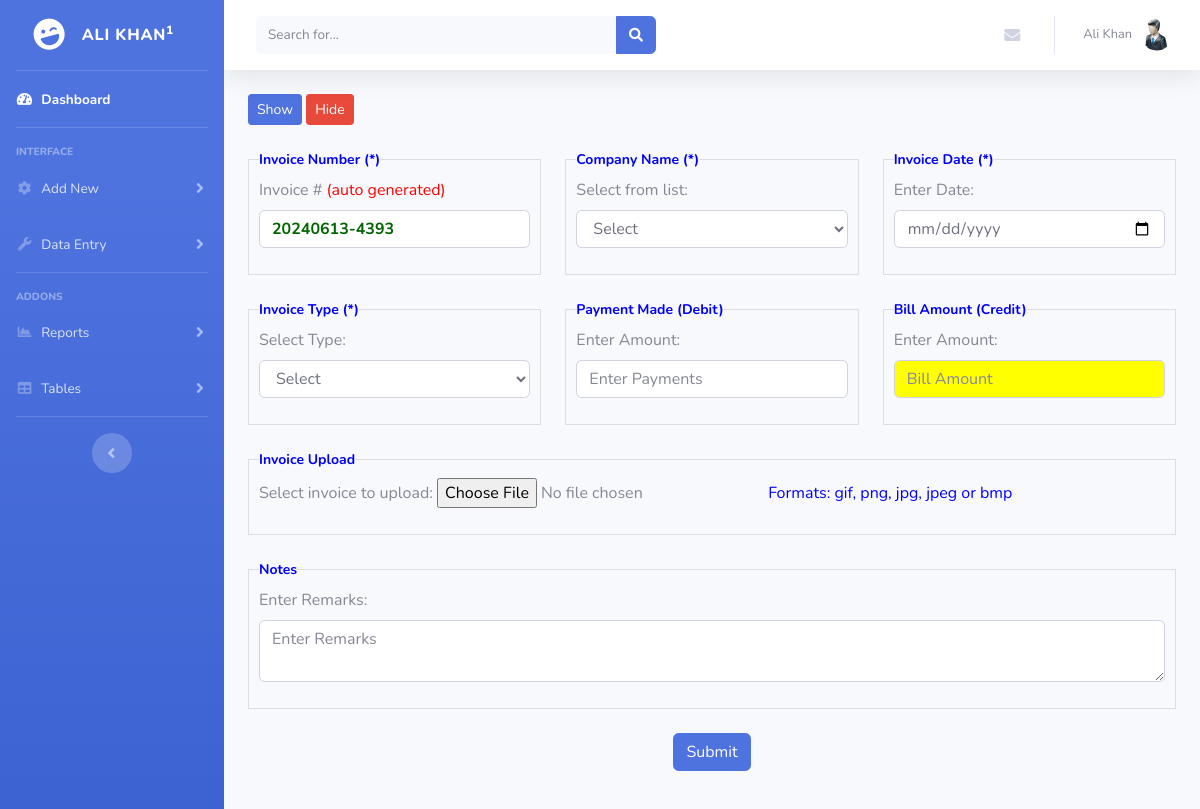
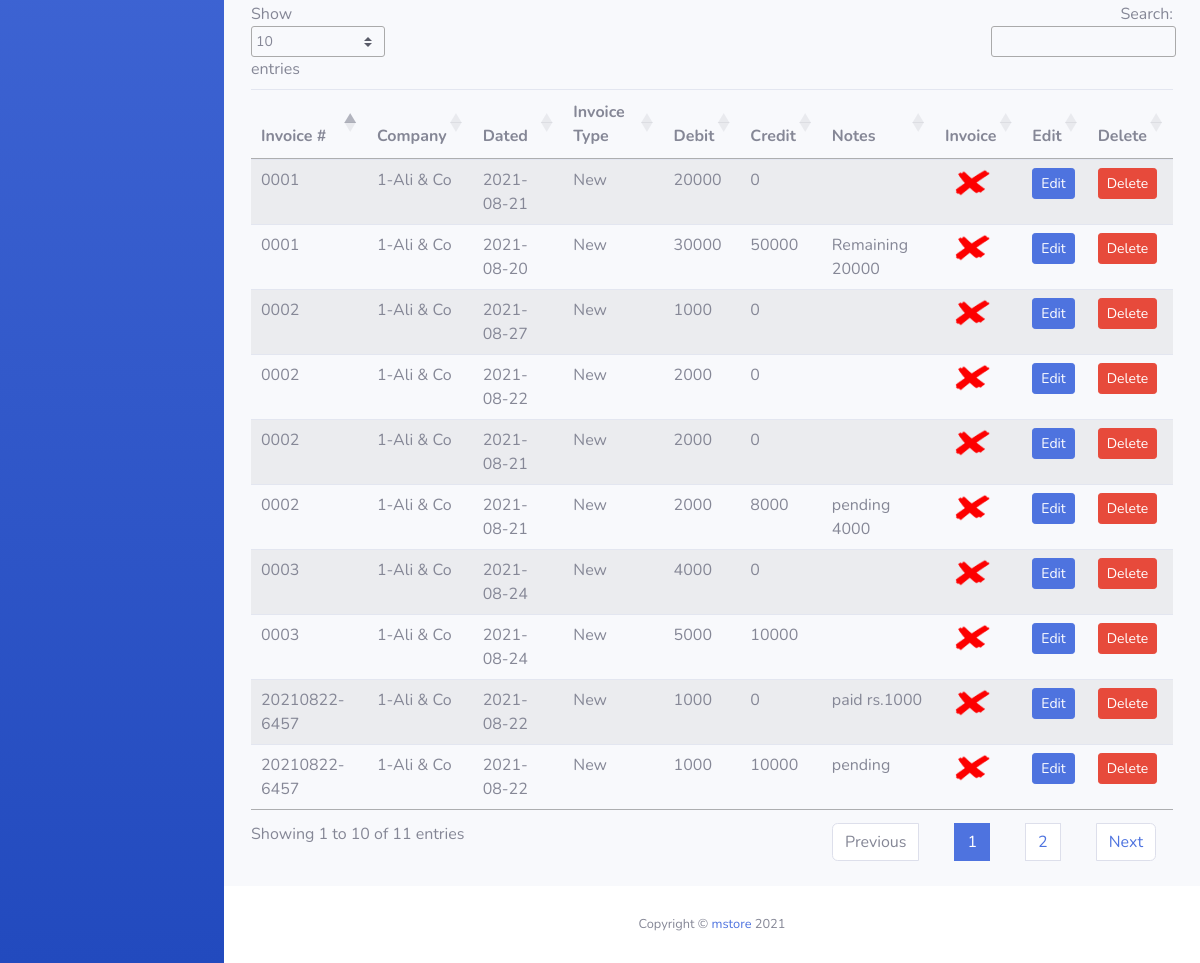
Screenshot of /invoices.php (signed in) with the database file from the repository (2 pictures, top to bottom).
### tables this page shows
CREATE TABLE `users` (
  `id` int(11) NOT NULL,
  `username` varchar(255) NOT NULL,
  `password` varchar(255) NOT NULL,
  `firstname` varchar(25) NOT NULL,
  `lastname` varchar(25) NOT NULL,
  `ucompany` varchar(50) NOT NULL,
  `role` varchar(10) NOT NULL,
  `status` int(11) NOT NULL DEFAULT '1'
);

CREATE TABLE `invoices` (
  `id` int(11) NOT NULL,
  `invoice_no` varchar(25) NOT NULL,
  `company_id` int(11) NOT NULL,
  `dated` date NOT NULL,
  `invoice_type` varchar(10) NOT NULL,
  `debit` int(11) NOT NULL,
  `credit` int(11) NOT NULL,
  `file` varchar(255) NOT NULL,
  `notes` varchar(255) NOT NULL,
  `user_id` int(11) NOT NULL
);

CREATE TABLE `companies` (
  `id` int(11) NOT NULL,
  `company_name` varchar(255) NOT NULL,
  `mobile` varchar(20) NOT NULL,
  `email` varchar(50) NOT NULL,
  `address` varchar(255) NOT NULL,
  `status` int(11) NOT NULL DEFAULT '1',
  `user_id` int(11) NOT NULL
);

### invoices.php (the view, shortened to what this page needs)
<?php include('header.php');
?>
<div class="container">
		<button id="show" class="btn btn-primary btn-sm">Show</button>
		<button id="hide" class="btn btn-danger btn-sm">Hide</button>
		<br><br>
		<span id="showhide">
 		<form method="POST" action="insertinvoice.php" enctype="multipart/form-data">
 		<div class="row">
 			<div class="col-4">
 				<fieldset class="scheduler-border">
    				<legend class="scheduler-border" style="color:blue;">Invoice Number (*)</legend>
    				<div class="form-group">
				    <label for="invoice_no">Invoice # <span style="color:red;"> (auto generated) </span></label>
				    <?php
				    $number=date('Ymd').'-'.rand(1,9999);
				    ?>
				    <input type="text" style="color:darkgreen; font-weight: bold;" class="form-control" onBlur="checkAvailability()" value="<?php echo $number; ?>" name="invoice_no" id="invoice_no">
				  </div>
    			</fieldset>
 			</div>
 			<div class="col-4">
 				<fieldset class="scheduler-border">
    				<legend class="scheduler-border" style="color:blue;">Company Name (*)</legend>
				  <?php
				  $user_id=$_SESSION['id'];
		    						$resultcust = mysqli_query($conn,$custquery);?>
									  <div class="form-group">
					  <label for="company_id">Select from list:</label>
					  <select class="form-control" id="company_id" name="company_id">
					    <option disabled selected="">Select</option>
					    </select>
					</div>
    			</fieldset>
 			</div>
 			<div class="col-4">
 				<fieldset class="scheduler-border">
    				<legend class="scheduler-border" style="color:blue;">Invoice Date (*)</legend>
    				<div class="form-group">
				    <label for="dated">Enter Date:</label>
				    <input type="date" class="form-control" placeholder="Enter Date" name="dated" id="dated">
				  </div>
    			</fieldset>
 			</div>
 		</div></br>
 		<div class="row">
 			<div class="col-4">
 				<fieldset class="scheduler-border">
    				<legend class="scheduler-border" style="color:blue;">Invoice Type (*)</legend>
    				<div class="form-group">
				    <label for="invoice_type">Select Type:</label>
				    <select class="form-control" id="invoice_type" name="invoice_type">
					<option disabled selected="">Select</option>
                    </select>
				  </div>
    			</fieldset>
 			</div>
 			<div class="col-4">
 				<fieldset class="scheduler-border">
    				<legend class="scheduler-border" style="color:blue;">Payment Made (Debit)</legend>
    				<div class="form-group">
				    <label for="debit">Enter Amount:</label>
				    <input type="text" class="form-control" placeholder="Enter Payments" name="debit" id="debit">
				  </div>
    			</fieldset>
 			</div>
 			<div class="col-4">
 				<fieldset class="scheduler-border">
    				<legend class="scheduler-border" style="color:blue;">Bill Amount (Credit)</legend>
    				<div class="form-group">
				    <label for="credit">Enter Amount:</label>
				    <input type="text" style="background-color: yellow;" class="form-control" placeholder="Bill Amount" name="credit" id="credit">
				  </div>
    			</fieldset>
 			</div>
 		</div><br>
 		<div class="row">
 			<div class="col-12">
 			<fieldset class="scheduler-border">
    				<legend class="scheduler-border" style="color:blue;">Invoice Upload</legend>
    				<div class="form-group">
				    Select invoice to upload:
					  <input type="file" name="file" id="file">
					  <span style="color:blue;">Formats: gif, png, jpg, jpeg or bmp</span>
				  </div>
    		</fieldset>
    		</div>
 		</div><br>
 		<div class="row">
 			<div class="col-12">
 			<fieldset class="scheduler-border">
    				<legend class="scheduler-border" style="color:blue;">Notes</legend>
    				<div class="form-group">
				    <label for="notes">Enter Remarks:</label>
				    <textarea class="form-control" placeholder="Enter Remarks" name="notes" id="notes"></textarea>
				  </div>
    		</fieldset>
    		</div>
 		</div>
 		</br><p align="center">
 		<button type="submit" name="submit" class="btn btn-primary">Submit</button></p>
 		</form></span>
 	<br>
	 	<div class="row">
	 		<div class="table-responsive" style="padding-right: 15px; padding-left: 15px;">
	 			<table class="table table-striped" id="dataTable" style="width:100%;">
			    <thead>
			      <tr>
			        <th>Invoice #</th>
			        <th>Company</th>
			        <th>Dated</th>
			        <th>Invoice Type</th>
			        <th>Debit</th>
			        <th>Credit</th>
			        <th>Notes</th>
			        <th>Invoice</th>
			        <th>Edit</th>
			        <th>Delete</th>
			      </tr>
			    </thead>
			    <tbody>
			         <?php
			         				$query = "SELECT * from companies INNER JOIN invoices ON invoices.company_id= companies.id WHERE invoices.user_id=companies.user_id AND invoices.user_id=$user_id ORDER BY invoices.id DESC";
		    						$result = mysqli_query($conn,$query) or die( mysqli_error($conn));
                                    while($row=mysqli_fetch_assoc($result))
                                    {
                                        $invoice_no = $row['invoice_no'];
                                        $company_id = $row['company_id'];
                                        $dated = $row['dated'];
                                        $invoice_type = $row['invoice_type'];
                                        $debit = $row['debit'];
                                        $credit = $row['credit'];
                                        $notes = $row['notes'];
                                        $file = $row['file'];
                                        $id = $row['id'];
                                        $name = $row['company_name'];
                            		?>
                                    <tr>
                                        <td><?php echo $invoice_no ?></td>
                                        <td><?php echo $company_id .'-'.$name ?></td>
                                        <td><?php echo $dated ?></td>
                                        <td><?php echo $invoice_type ?></td>
                                        <td><?php echo $debit ?></td>
                                        <td><?php echo $credit ?></td>
                                        <td><?php echo $notes ?></td>
                                        <td>
                                        	<img  src="<?php echo $file ?>" style="width:50px; height:30px;" onClick="window.open(this.src)">
                            			 </td>
                                        <td><a href="edit.php?edit=<?php echo $id; ?>"><span class="btn btn-primary btn-sm">Edit</span></a></td>
                                        <td><a  href="delete.php?delete=<?php echo $id; ?>" onclick="return confirm('Are you sure you want to delete this item?');"><button class="btn btn-danger btn-sm">Delete</button></a></td>
                                    </tr>
                            <?php
                                    }
                            ?>
			     </tbody>
			  </table>
	 		</div>
	 	</div>
</div>
<?php include('footer.php'); ?>

### header.php (shortened to what this page needs)
<?php include ('db.php');
$user_id=$_SESSION['id'];
?>
<?php
      $sql = "SELECT * FROM users WHERE id=$user_id";
             if ($result = mysqli_query($conn,$sql)){
                  $row = mysqli_fetch_array($result);
                  $id=$row['id'];
                  $firstname=$row['firstname'];
                  $lastname=$row['lastname'];
                  $ucompany=$row['ucompany'];
            }?>
<!DOCTYPE html>
<html lang="en">
<head>
  <link href="vendor/fontawesome-free/css/all.min.css" rel="stylesheet" type="text/css">
  <link href="css/sb-admin-2.min.css" rel="stylesheet">
  <link href="style.css" rel="stylesheet">
  <link rel="stylesheet" href="https://cdn.datatables.net/1.10.21/css/jquery.dataTables.min.css" />
</head>
<body id="page-top">
  <div id="wrapper">
    <ul class="navbar-nav bg-gradient-primary sidebar sidebar-dark accordion" id="accordionSidebar">
      <a class="sidebar-brand d-flex align-items-center justify-content-center" href="home.php">
        <div class="sidebar-brand-icon rotate-n-15">
          <i class="fas fa-laugh-wink"></i>
        </div>
        <div class="sidebar-brand-text mx-3"><?php echo $ucompany; ?><sup><?php echo $id; ?></sup></div>
      </a>
      <hr class="sidebar-divider my-0">
      <li class="nav-item active">
        <a class="nav-link" href="home.php">
          <i class="fas fa-fw fa-tachometer-alt"></i>
          <span>Dashboard</span></a>
      </li>
      <hr class="sidebar-divider">
      <div class="sidebar-heading">
        Interface
      </div>
      <li class="nav-item">
        <a class="nav-link collapsed" href="#" data-toggle="collapse" data-target="#collapseTwo" aria-expanded="true" aria-controls="collapseTwo">
          <i class="fas fa-fw fa-cog"></i>
          <span>Add New</span>
        </a>
      </li>
      <li class="nav-item">
        <a class="nav-link collapsed" href="#" data-toggle="collapse" data-target="#collapseUtilities" aria-expanded="true" aria-controls="collapseUtilities">
          <i class="fas fa-fw fa-wrench"></i>
          <span>Data Entry</span>
        </a>
      </li>
      <hr class="sidebar-divider">
      <div class="sidebar-heading">
        Addons
      </div>
      <li class="nav-item">
        <a class="nav-link collapsed" href="#" data-toggle="collapse" data-target="#collapsePages" aria-expanded="true" aria-controls="collapsePages">
          <i class="fas fa-fw fa-chart-area"></i>
          <span>Reports</span>
        </a>
      </li>
      <li class="nav-item">
        <a class="nav-link collapsed" href="#" data-toggle="collapse" data-target="#collapseTables" aria-expanded="true" aria-controls="collapseTables">
          <i class="fas fa-fw fa-table"></i>
          <span>Tables</span>
        </a>
      </li>
      <hr class="sidebar-divider d-none d-md-block">
      <div class="text-center d-none d-md-inline">
        <button class="rounded-circle border-0" id="sidebarToggle"></button>
      </div>
    </ul>
    <div id="content-wrapper" class="d-flex flex-column">
      <div id="content">
        <nav class="navbar navbar-expand navbar-light bg-white topbar mb-4 static-top shadow">
          <form class="d-none d-sm-inline-block form-inline mr-auto ml-md-3 my-2 my-md-0 mw-100 navbar-search">
            <div class="input-group">
              <input type="text" class="form-control bg-light border-0 small" placeholder="Search for..." aria-label="Search" aria-describedby="basic-addon2">
              <div class="input-group-append">
                <button class="btn btn-primary" type="button">
                  <i class="fas fa-search fa-sm"></i>
                </button>
              </div>
            </div>
          </form>
          <ul class="navbar-nav ml-auto">
            <li class="nav-item dropdown no-arrow mx-1">
              <a class="nav-link dropdown-toggle" href="#" id="messagesDropdown" role="button" data-toggle="dropdown" aria-haspopup="true" aria-expanded="false">
                <i class="fas fa-envelope fa-fw"></i>
              </a>
            </li>
            <li class="nav-item dropdown no-arrow">
              <a class="nav-link dropdown-toggle" href="#" id="userDropdown" role="button" data-toggle="dropdown" aria-haspopup="true" aria-expanded="false">
                <span class="mr-2 d-none d-lg-inline text-gray-600 small"><?php echo $firstname.' '.$lastname ?></span>
                <img class="img-profile rounded-circle" src="img/user.png">
              </a>
            </li>
          </ul>
        </nav>

### footer.php (shortened to what this page needs)
      <footer class="sticky-footer bg-white">
        <div class="container my-auto">
          <div class="copyright text-center my-auto">
            <span>Copyright &copy; <a href="http://www.sheikhmaltoon.com">mstore</a> 2021</span>
          </div>
        </div>
      </footer>
</body>
</html>

### style.css (style rules this page uses)
fieldset.scheduler-border { border: solid 1px #DDD !important; padding: 0 10px 10px 10px; border-bottom: none; }
legend.scheduler-border { width: auto !important; border: none; font-size: 14px; }
legend { font-weight: bold; }
table { border-spacing: 0; }
table { border-collapse: separate; }
td { padding: 0px; }
table.dataTable { border: none; }

### rows the page displays
users: ucompany "ALI KHAN", id "1", firstname "Ali", lastname "Khan"
invoices: invoice_no "0002", company "1", company.company_name "Ali & Co", dated "2021-08-27", invoice_type "New", debit "1000", credit "0", file (picture)
invoices: invoice_no "0003", company "1", company.company_name "Ali & Co", dated "2021-08-24", invoice_type "New", debit "4000", credit "0", file (picture)
invoices: invoice_no "0003", company "1", company.company_name "Ali & Co", dated "2021-08-24", invoice_type "New", debit "5000", credit "10000", file (picture)
invoices: invoice_no "20210822-6457", company "1", company.company_name "Ali & Co", dated "2021-08-22", invoice_type "New", debit "1000", credit "0", notes "paid rs.1000", file (picture)
invoices: invoice_no "20210822-6457", company "1", company.company_name "Ali & Co", dated "2021-08-22", invoice_type "New", debit "1000", credit "10000", notes "pending", file (picture)
invoices: invoice_no "0002", company "1", company.company_name "Ali & Co", dated "2021-08-22", invoice_type "New", debit "2000", credit "0", file (picture)
invoices: invoice_no "0002", company "1", company.company_name "Ali & Co", dated "2021-08-21", invoice_type "New", debit "2000", credit "0", file (picture)
invoices: invoice_no "0002", company "1", company.company_name "Ali & Co", dated "2021-08-21", invoice_type "New", debit "2000", credit "8000", notes "pending 4000", file (picture)
invoices: invoice_no "0001", company "1", company.company_name "Ali & Co", dated "2021-08-21", invoice_type "New", debit "20000", credit "0", file (picture)
invoices: invoice_no "0001", company "1", company.company_name "Ali & Co", dated "2021-08-20", invoice_type "New", debit "30000", credit "50000", notes "Remaining 20000", file (picture)
